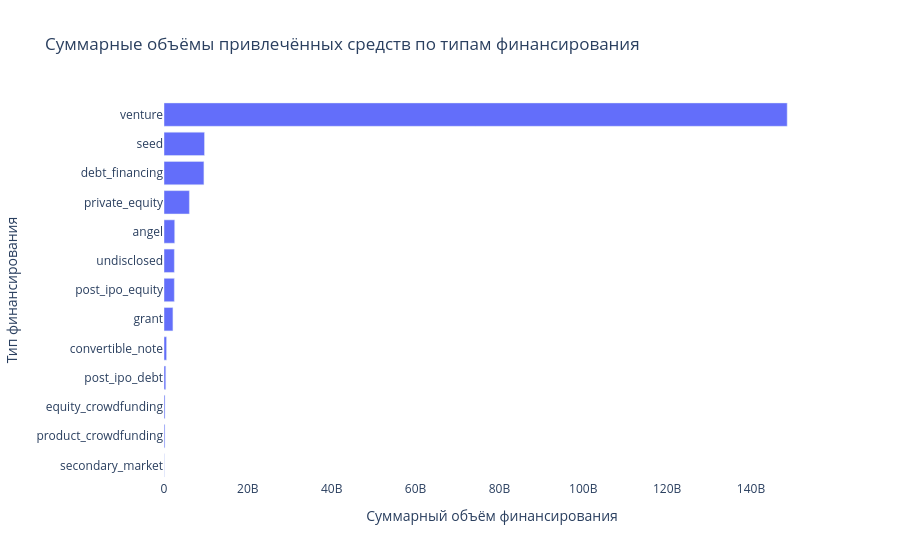

Here is the notebook cell this chart was saved with:
### Markdown cell above
<font color='#777778'>
    
Построим график, который покажет, какие типы финансирования в сумме привлекли больше всего денег.
   
</font>

### Code cell
funding_cols = [
    'seed', 'venture', 'equity_crowdfunding', 'undisclosed',
    'convertible_note', 'debt_financing', 'angel', 'grant',
    'private_equity', 'post_ipo_equity', 'post_ipo_debt',
    'secondary_market', 'product_crowdfunding'
]

# Суммарные объёмы по каждому типу
funding_sums = df_clean[funding_cols].sum().sort_values(ascending=False)

# Преобразуем в DataFrame для графика
funding_sums_df = funding_sums.reset_index()
funding_sums_df.columns = ['funding_type', 'total_amount']

fig_amounts = px.bar(
    funding_sums_df,
    x='total_amount',
    y='funding_type',
    orientation='h', # столбцы горизонтальные
    title='Суммарные объёмы привлечённых средств по типам финансирования',
    labels={'total_amount': 'Суммарный объём финансирования', 'funding_type': 'Тип финансирования'}
)

fig_amounts.update_layout(
    yaxis={'categoryorder': 'total ascending'}, # вверху самые денежные
    paper_bgcolor='rgba(0,0,0,0)',
    plot_bgcolor='rgba(0,0,0,0)'
)

fig_amounts.update_xaxes(showgrid=False)
fig_amounts.update_yaxes(showgrid=False)

fig_amounts.show()

### Figure 1 — Plotly figure (JSON) as saved in the notebook; plotly's stock layout.template omitted (floating-point values rounded to 4 significant figures)
{"data": [{"hovertemplate": "Суммарный объём финансирования=%{x}<br>Тип финансирования=%{y}<extra></extra>", "legendgroup": "", "marker": {"color": "#636efa", "pattern": {"shape": ""}}, "name": "", "orientation": "h", "showlegend": false, "textposition": "auto", "type": "bar", "x": [148600000000.0, 9661000000.0, 9520000000.0, 6056000000.0, 2553000000.0, 2470000000.0, 2464000000.0, 2130000000.0, 612000000.0, 421800000.0, 245200000.0, 216000000.0, 45290000.0], "xaxis": "x", "y": ["venture", "seed", "debt_financing", "private_equity", "angel", "undisclosed", "post_ipo_equity", "grant", "convertible_note", "post_ipo_debt", "equity_crowdfunding", "product_crowdfunding", "secondary_market"], "yaxis": "y"}], "layout": {"barmode": "relative", "legend": {"tracegroupgap": 0}, "paper_bgcolor": "rgba(0,0,0,0)", "plot_bgcolor": "rgba(0,0,0,0)", "title": {"text": "Суммарные объёмы привлечённых средств по типам финансирования"}, "xaxis": {"anchor": "y", "domain": [0, 1], "showgrid": false, "title": {"text": "Суммарный объём финансирования"}}, "yaxis": {"anchor": "x", "categoryorder": "total ascending", "domain": [0, 1], "showgrid": false, "title": {"text": "Тип финансирования"}}}}
